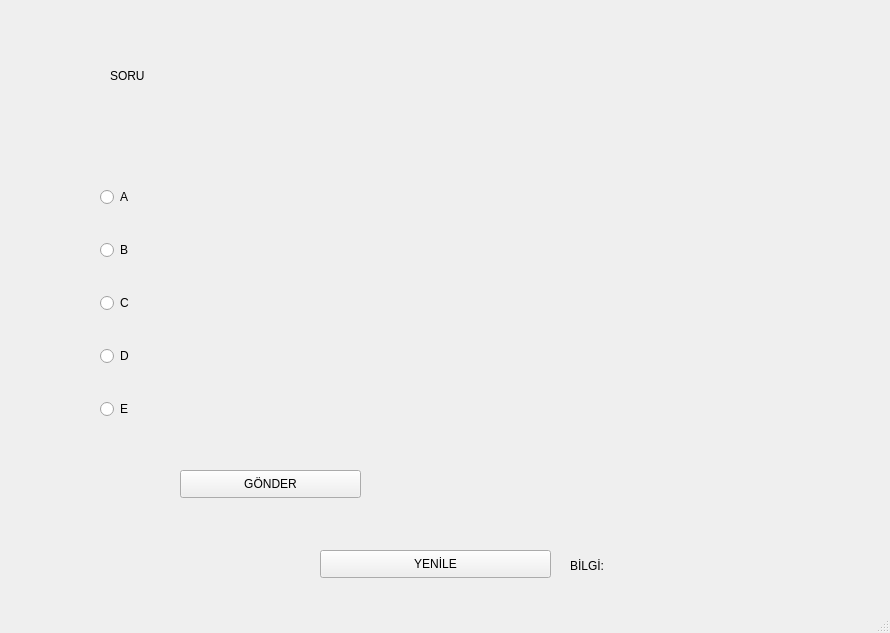
<?xml version="1.0" encoding="UTF-8"?>
<ui version="4.0">
 <class>MainWindow</class>
 <widget class="QMainWindow" name="MainWindow">
  <property name="geometry">
   <rect>
    <x>0</x>
    <y>0</y>
    <width>890</width>
    <height>633</height>
   </rect>
  </property>
  <property name="windowTitle">
   <string>MainWindow</string>
  </property>
  <property name="styleSheet">
   <string notr="true"/>
  </property>
  <widget class="QWidget" name="centralwidget">
   <widget class="QWidget" name="widget" native="true">
    <property name="geometry">
     <rect>
      <x>10</x>
      <y>20</y>
      <width>871</width>
      <height>491</height>
     </rect>
    </property>
    <widget class="QPushButton" name="submit">
     <property name="geometry">
      <rect>
       <x>170</x>
       <y>450</y>
       <width>181</width>
       <height>28</height>
      </rect>
     </property>
     <property name="styleSheet">
      <string notr="true"/>
     </property>
     <property name="text">
      <string>GÖNDER</string>
     </property>
    </widget>
    <widget class="QLabel" name="question">
     <property name="geometry">
      <rect>
       <x>100</x>
       <y>20</y>
       <width>451</width>
       <height>71</height>
      </rect>
     </property>
     <property name="styleSheet">
      <string notr="true"/>
     </property>
     <property name="text">
      <string>SORU</string>
     </property>
    </widget>
    <widget class="QWidget" name="verticalLayoutWidget">
     <property name="geometry">
      <rect>
       <x>90</x>
       <y>140</y>
       <width>311</width>
       <height>291</height>
      </rect>
     </property>
     <layout class="QVBoxLayout" name="verticalLayout">
      <item>
       <widget class="QRadioButton" name="option_a">
        <property name="text">
         <string>A</string>
        </property>
       </widget>
      </item>
      <item>
       <widget class="QRadioButton" name="option_b">
        <property name="text">
         <string>B</string>
        </property>
       </widget>
      </item>
      <item>
       <widget class="QRadioButton" name="option_c">
        <property name="text">
         <string>C</string>
        </property>
       </widget>
      </item>
      <item>
       <widget class="QRadioButton" name="option_d">
        <property name="text">
         <string>D</string>
        </property>
       </widget>
      </item>
      <item>
       <widget class="QRadioButton" name="option_e">
        <property name="enabled">
         <bool>true</bool>
        </property>
        <property name="text">
         <string>E</string>
        </property>
        <property name="checkable">
         <bool>true</bool>
        </property>
        <property name="checked">
         <bool>false</bool>
        </property>
       </widget>
      </item>
     </layout>
    </widget>
    <widget class="QFrame" name="frame">
     <property name="geometry">
      <rect>
       <x>440</x>
       <y>100</y>
       <width>361</width>
       <height>331</height>
      </rect>
     </property>
     <property name="styleSheet">
      <string notr="true">QFrame{
border-radius:15px;
}</string>
     </property>
     <property name="frameShape">
      <enum>QFrame::StyledPanel</enum>
     </property>
     <property name="frameShadow">
      <enum>QFrame::Raised</enum>
     </property>
    </widget>
   </widget>
   <widget class="QPushButton" name="refresh">
    <property name="geometry">
     <rect>
      <x>320</x>
      <y>550</y>
      <width>231</width>
      <height>28</height>
     </rect>
    </property>
    <property name="styleSheet">
     <string notr="true"/>
    </property>
    <property name="text">
     <string>YENİLE</string>
    </property>
   </widget>
   <widget class="QLabel" name="info">
    <property name="geometry">
     <rect>
      <x>570</x>
      <y>540</y>
      <width>311</width>
      <height>51</height>
     </rect>
    </property>
    <property name="text">
     <string>BİLGİ:</string>
    </property>
   </widget>
  </widget>
  <widget class="QMenuBar" name="menubar">
   <property name="geometry">
    <rect>
     <x>0</x>
     <y>0</y>
     <width>890</width>
     <height>21</height>
    </rect>
   </property>
  </widget>
  <widget class="QStatusBar" name="statusbar"/>
 </widget>
 <resources/>
 <connections/>
</ui>
